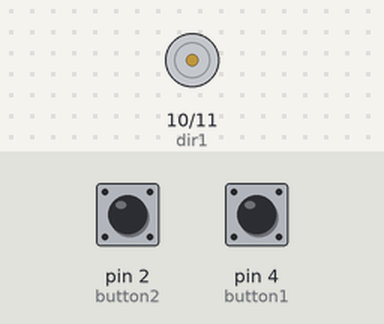
A sketch run on a simulated Arduino Uno, built with avr-gcc and run on an emulated ATmega328P. Parts: motor-driver pin pairs drawn as motors (green arrow = first pin HIGH = forward, orange = second pin HIGH = backward, longer = more drive, scaled by the enable pin). The test bench sets the inputs (shaded band); at power-on: pin 4 (button1) HIGH, pin 2 (button2) HIGH.

Above: at 1.8 s.
1.9 s: pin 4 (button1) pulled LOW for 3.2 s
At 5.7 s:
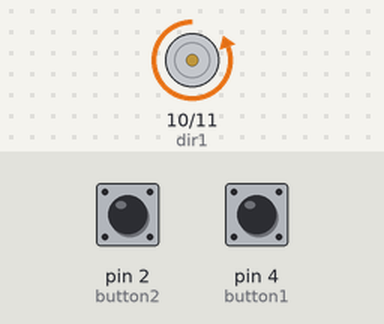
6.6 s: pin 2 (button2) pulled LOW for 3.2 s
At 7.4 s:
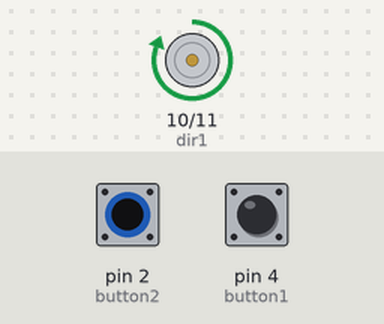
11.3 s: pin 2 (button2) pulled LOW for 0.6 s
At 11.9 s:
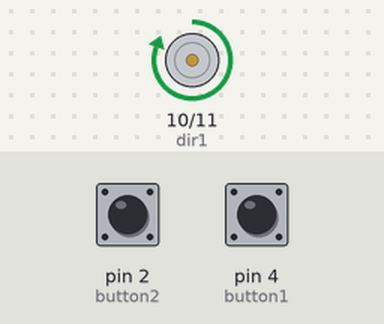
13.4 s: pin 4 (button1) pulled LOW for 0.6 s
At 14.6 s:
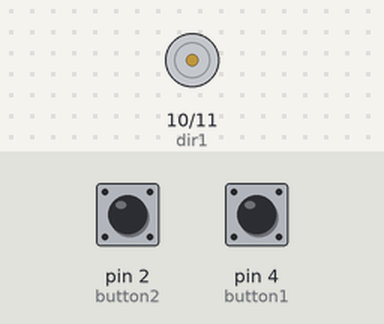
Timing chart, 0 to 16.4 s (numbered marks = the images above; inputs shaded):
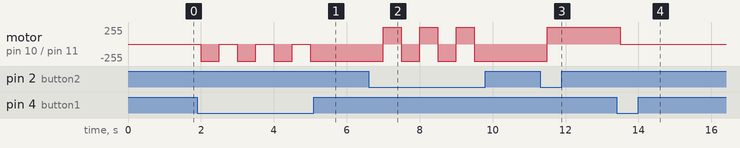

Measured:
- after the input at 1.9 s, motor on pin 10 (dir1) / pin 11 (dir2): alternates backward 255/255 for 0.50 s and stopped for 0.50 s, 7 changes in all, then stays backward 255/255, starting after 0.10 s
- after the input at 6.6 s, motor on pin 10 (dir1) / pin 11 (dir2): alternates forward 255/255 for 0.50 s and backward 255/255 for 0.50 s, 6 changes in all, then stays backward 255/255, starting after 0.40 s
- after the input at 11.3 s, motor on pin 10 (dir1) / pin 11 (dir2): backward 255/255 → forward 255/255 after 0.20 s
- after the input at 13.4 s, motor on pin 10 (dir1) / pin 11 (dir2): forward 255/255 → stopped after 0.10 s

The sketch:

Button_Motor_Control_L239D.ino
```cpp
// Set pin numbers
const int enablePin = 9;
const int dir1      = 10;
const int dir2      = 11;
const int button1   = 4;
const int button2   = 2;

// Toggle booleans
bool motorOn   = false;
bool clockwise = false;

void setup() {
  // Set pin modes for input and output
  pinMode(enablePin, OUTPUT);
  pinMode(dir1,      OUTPUT);
  pinMode(dir2,      OUTPUT);
  pinMode(button1,   INPUT_PULLUP);
  pinMode(button2,   INPUT_PULLUP);

  // Enable the motor driver
  digitalWrite(enablePin, HIGH);
}

void loop() {
  // Toggle motor on and direction based on button input
  if(digitalRead(button1) == LOW){
    if(motorOn){
      motorOn = false;
    } else {
      motorOn = true;
    }
  }

  if(digitalRead(button2) == LOW){
    if(clockwise){
      clockwise = false;
    } else {
      clockwise = true;
    }
  }

  // Based on booleans enable/disable motor and set direction
  if(motorOn){
    if(clockwise){
      digitalWrite(dir2, LOW);
      digitalWrite(dir1, HIGH);
    } else {
      digitalWrite(dir1, LOW);
      digitalWrite(dir2, HIGH);
    }
  } else {
    digitalWrite(dir1, LOW);
    digitalWrite(dir2, LOW);
  }
  delay(500);
}
```
